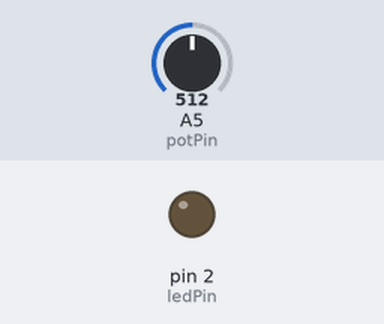
Bench run of a sketch on a simulated Arduino Uno, built with avr-gcc and run on an emulated ATmega328P. Parts: output pins drawn as LEDs (lit = HIGH). The test bench sets the inputs (shaded band); at power-on: A5 (potPin) = 512.

Above: at 1.2 s.
1.3 s: A5 (potPin) set to 527
At 1.9 s:
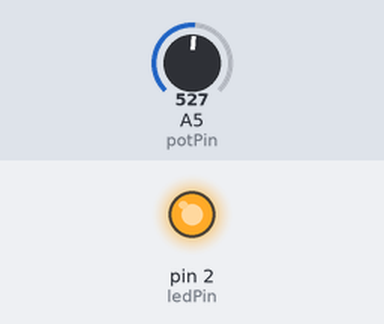
2.8 s: A5 (potPin) set to 511
At 3.3 s:
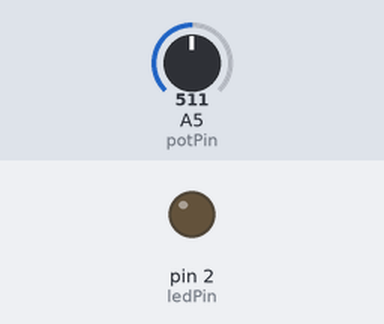
4.3 s: A5 (potPin) set to 716
At 5.5 s:
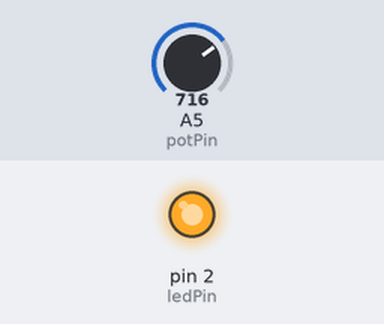
Timing chart, 0 to 7.3 s (numbered marks = the images above; inputs shaded):
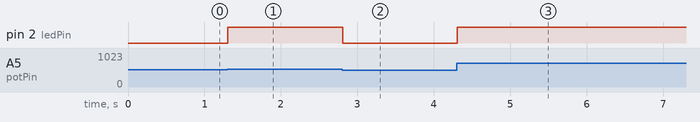

Measured:
- the behaviour switches between 513 and 514 on A5 (potPin) (found by bisection; images 0 and 1)
- after the input at 1.3 s, pin 2 (ledPin): LOW → HIGH at once
- after the input at 2.8 s, pin 2 (ledPin): HIGH → LOW at once
- after the input at 4.3 s, pin 2 (ledPin): LOW → HIGH at once

The sketch:

Led-Poteciometro.ino
```cpp
// Definir el pin al que está conectado el LED y el potenciómetro
const int ledPin = 2;     // Pin PWM para el LED
const int potPin = A5;    // Pin analógico para el potenciómetro

void setup() {
  // Configuramos el pin del LED como salida
  pinMode(ledPin, OUTPUT);
}

void loop() {
  // Leemos el valor del potenciómetro (0 a 1023)
  int potValue = analogRead(potPin);

  // Mapeamos el valor del potenciómetro (0-1023) a un valor PWM (0-255)
  int brightness = map(potValue, 0, 1023, 0, 255);

  // Ajustamos el brillo del LED usando PWM
  analogWrite(ledPin, brightness);

  // Pequeña pausa para estabilidad
  delay(10);
}
```
